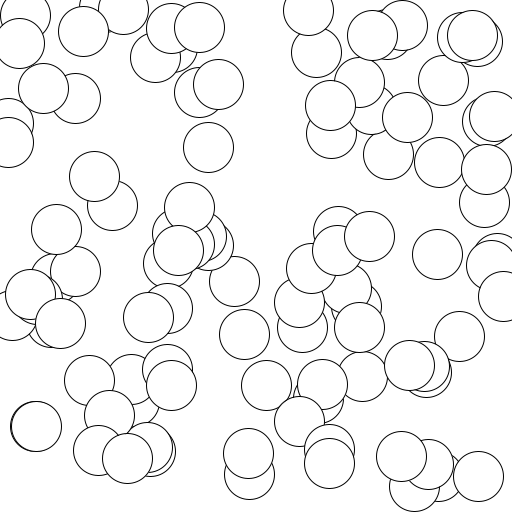
Frame 1 (no input)
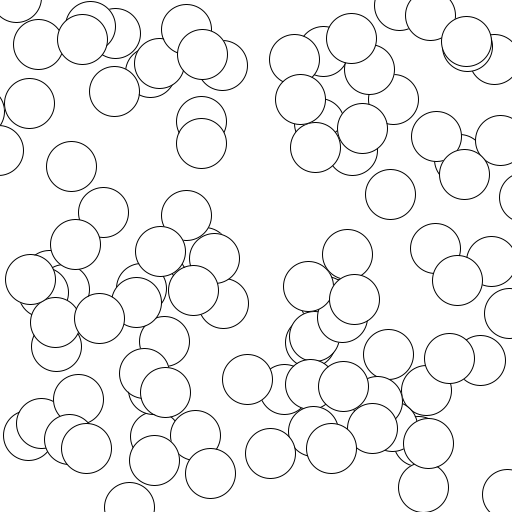
Frame 60 (the mouse pressed at the canvas centre just before this capture)
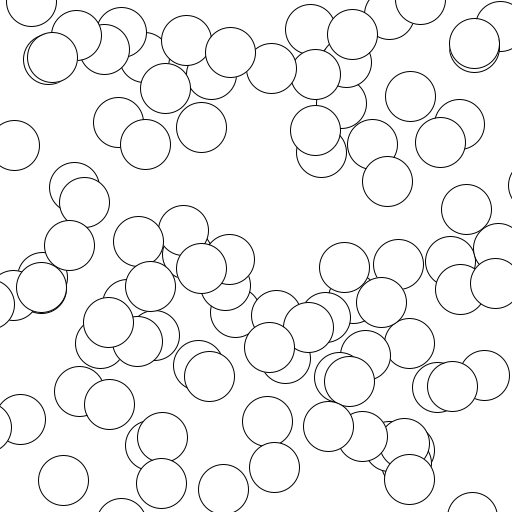
Frame 120 (the mouse held since frame 60 and released just before this capture)

The Processing sketch that drew these frames (run headless with seeded random() and noise(); from frame 60 on, the mouse is pressed at the canvas centre):

// Processing sketch: arreglos_fijo
// ── arreglos_fijo.pde
float [] x;
float [] y;
int N;
void setup() 
{
  size(512, 512);
  N = 100;
  x = new float[N];
  y = new float[N];
 
  for(int k = 0; k< N; k++) 
  {
    x[k] = random(0, width);
    y[k] = random(0, height);
  }
}

void draw() 
{
  background(255);
  textSize(30);
  
  for(int k = 0; k < N; k++) 
  {
    circle(x[k], y[k], 50);
    x[k]+=random(-5,5);
    y[k]+=random(-5,5);
  }
}
